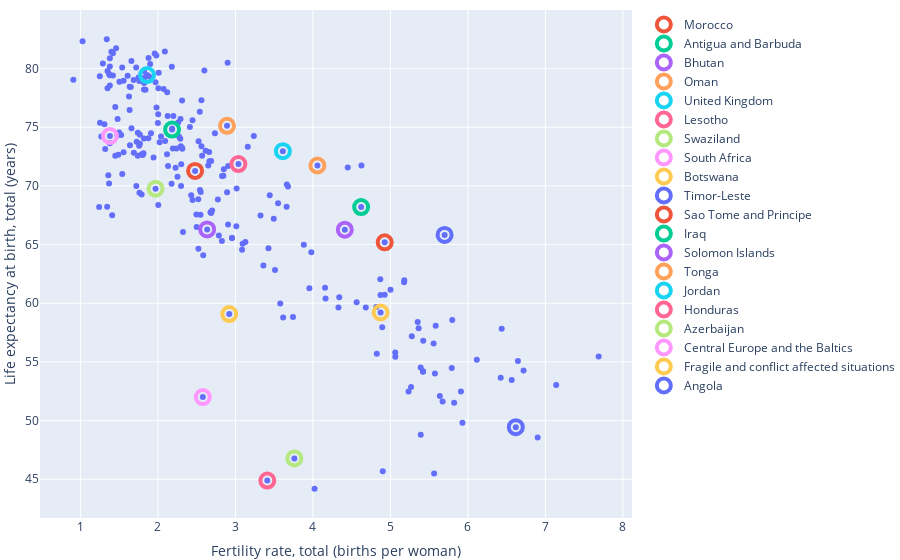

Source (notebook cell):
### Markdown cell above
# Cell below:
# 1. Figure import
# 2. Figure data import
# 3. Data source (dataframe) import

### Code cell
import plotly.graph_objects as go
import plotly.express as px
import pandas as pd
import dbm.dumb
import shelve
from dash import Dash, html, dcc
import statsmodels.api as sm
import numpy as np
import dash_daq as daq
import dash_bootstrap_components as dbc

with shelve.open('C:\\repos\shelve\dash2\\figure_structure', 'r') as shelf_in:
    # for key in shelf_in.keys():
        # print(repr(key), repr(shelf_in[key]))
        # print(repr(key))
    # fig = go.Figure(shelf_in['figout'])
    fig = shelf_in['figout']
    figdata = shelf_in['figdata']
    dfi = shelf_in['dfi']
    # df = pd.read_pickle(shelf_in['dfout'])
    dff = shelf_in['dfout']
    comp_H4 = shelf_in['component']

f = fig.full_figure_for_development(warn=False)
fig.show()

### Figure 1 — Plotly figure (JSON) as saved in the notebook; plotly's stock layout.template omitted (floating-point values rounded to 4 significant figures; data arrays with more than 128 entries replaced by an {"elided": "..."} marker saying what was removed)
{"data": [{"customdata": {"elided": "264 str values"}, "hovertemplate": "<b>%{hovertext}</b><br><br>x=%{x}<br>y=%{y}<extra></extra>", "hovertext": {"elided": "264 str values"}, "legendgroup": "", "marker": {"color": "#636efa", "symbol": "circle"}, "mode": "markers", "name": "", "orientation": "v", "showlegend": false, "type": "scatter", "x": {"elided": "264 float values"}, "xaxis": "x", "y": {"elided": "264 float values"}, "yaxis": "y"}, {"hoverinfo": "skip", "marker": {"line": {"width": 4}, "size": 14, "symbol": "circle-open"}, "mode": "markers", "name": "Morocco", "type": "scatter", "x": [2.48], "y": [71.28]}, {"hoverinfo": "skip", "marker": {"line": {"width": 4}, "size": 14, "symbol": "circle-open"}, "mode": "markers", "name": "Antigua and Barbuda", "type": "scatter", "x": [2.183], "y": [74.8]}, {"hoverinfo": "skip", "marker": {"line": {"width": 4}, "size": 14, "symbol": "circle-open"}, "mode": "markers", "name": "Bhutan", "type": "scatter", "x": [2.636], "y": [66.29]}, {"hoverinfo": "skip", "marker": {"line": {"width": 4}, "size": 14, "symbol": "circle-open"}, "mode": "markers", "name": "Oman", "type": "scatter", "x": [2.892], "y": [75.12]}, {"hoverinfo": "skip", "marker": {"line": {"width": 4}, "size": 14, "symbol": "circle-open"}, "mode": "markers", "name": "United Kingdom", "type": "scatter", "x": [1.86], "y": [79.45]}, {"hoverinfo": "skip", "marker": {"line": {"width": 4}, "size": 14, "symbol": "circle-open"}, "mode": "markers", "name": "Lesotho", "type": "scatter", "x": [3.412], "y": [44.88]}, {"hoverinfo": "skip", "marker": {"line": {"width": 4}, "size": 14, "symbol": "circle-open"}, "mode": "markers", "name": "Swaziland", "type": "scatter", "x": [3.761], "y": [46.77]}, {"hoverinfo": "skip", "marker": {"line": {"width": 4}, "size": 14, "symbol": "circle-open"}, "mode": "markers", "name": "South Africa", "type": "scatter", "x": [2.58], "y": [52.0]}, {"hoverinfo": "skip", "marker": {"line": {"width": 4}, "size": 14, "symbol": "circle-open"}, "mode": "markers", "name": "Botswana", "type": "scatter", "x": [2.921], "y": [59.07]}, {"hoverinfo": "skip", "marker": {"line": {"width": 4}, "size": 14, "symbol": "circle-open"}, "mode": "markers", "name": "Timor-Leste", "type": "scatter", "x": [5.7], "y": [65.82]}, {"hoverinfo": "skip", "marker": {"line": {"width": 4}, "size": 14, "symbol": "circle-open"}, "mode": "markers", "name": "Sao Tome and Principe", "type": "scatter", "x": [4.927], "y": [65.19]}, {"hoverinfo": "skip", "marker": {"line": {"width": 4}, "size": 14, "symbol": "circle-open"}, "mode": "markers", "name": "Iraq", "type": "scatter", "x": [4.623], "y": [68.2]}, {"hoverinfo": "skip", "marker": {"line": {"width": 4}, "size": 14, "symbol": "circle-open"}, "mode": "markers", "name": "Solomon Islands", "type": "scatter", "x": [4.412], "y": [66.27]}, {"hoverinfo": "skip", "marker": {"line": {"width": 4}, "size": 14, "symbol": "circle-open"}, "mode": "markers", "name": "Tonga", "type": "scatter", "x": [4.059], "y": [71.74]}, {"hoverinfo": "skip", "marker": {"line": {"width": 4}, "size": 14, "symbol": "circle-open"}, "mode": "markers", "name": "Jordan", "type": "scatter", "x": [3.613], "y": [72.96]}, {"hoverinfo": "skip", "marker": {"line": {"width": 4}, "size": 14, "symbol": "circle-open"}, "mode": "markers", "name": "Honduras", "type": "scatter", "x": [3.039], "y": [71.86]}, {"hoverinfo": "skip", "marker": {"line": {"width": 4}, "size": 14, "symbol": "circle-open"}, "mode": "markers", "name": "Azerbaijan", "type": "scatter", "x": [1.97], "y": [69.76]}, {"hoverinfo": "skip", "marker": {"line": {"width": 4}, "size": 14, "symbol": "circle-open"}, "mode": "markers", "name": "Central Europe and the Baltics", "type": "scatter", "x": [1.381], "y": [74.25]}, {"hoverinfo": "skip", "marker": {"line": {"width": 4}, "size": 14, "symbol": "circle-open"}, "mode": "markers", "name": "Fragile and conflict affected situations", "type": "scatter", "x": [4.874], "y": [59.21]}, {"hoverinfo": "skip", "marker": {"line": {"width": 4}, "size": 14, "symbol": "circle-open"}, "mode": "markers", "name": "Angola", "type": "scatter", "x": [6.619], "y": [49.44]}], "layout": {"autosize": true, "hovermode": "closest", "legend": {"tracegroupgap": 0}, "margin": {"b": 40, "l": 40, "r": 0, "t": 10}, "xaxis": {"anchor": "y", "autorange": true, "domain": [0, 1], "range": [0.4106, 8.186], "title": {"text": "Fertility rate, total (births per woman)"}, "type": "linear"}, "yaxis": {"anchor": "x", "autorange": true, "domain": [0, 1], "range": [41.46, 85.22], "title": {"text": "Life expectancy at birth, total (years)"}, "type": "linear"}}}
